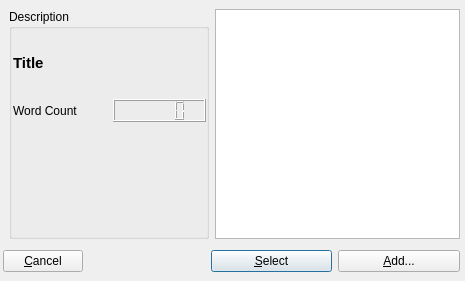
<?xml version="1.0" encoding="UTF-8"?>
<ui version="4.0">
 <class>BookManager</class>
 <widget class="QDialog" name="BookManager">
  <property name="geometry">
   <rect>
    <x>0</x>
    <y>0</y>
    <width>465</width>
    <height>281</height>
   </rect>
  </property>
  <property name="windowTitle">
   <string>Books - SpeechControl</string>
  </property>
  <property name="modal">
   <bool>true</bool>
  </property>
  <widget class="QWidget" name="gridLayoutWidget">
   <property name="geometry">
    <rect>
     <x>3</x>
     <y>4</y>
     <width>457</width>
     <height>273</height>
    </rect>
   </property>
   <layout class="QGridLayout" name="gridLayout">
    <item row="0" column="2">
     <widget class="QListWidget" name="lstBooks">
      <property name="maximumSize">
       <size>
        <width>16777215</width>
        <height>230</height>
       </size>
      </property>
     </widget>
    </item>
    <item row="0" column="1">
     <widget class="QGroupBox" name="groupBox">
      <property name="minimumSize">
       <size>
        <width>200</width>
        <height>0</height>
       </size>
      </property>
      <property name="title">
       <string>Description</string>
      </property>
      <widget class="QWidget" name="formLayoutWidget">
       <property name="geometry">
        <rect>
         <x>4</x>
         <y>24</y>
         <width>193</width>
         <height>213</height>
        </rect>
       </property>
       <layout class="QGridLayout" name="gridLayout_2">
        <item row="1" column="0">
         <widget class="QLabel" name="label">
          <property name="text">
           <string>Word Count</string>
          </property>
         </widget>
        </item>
        <item row="1" column="1">
         <widget class="QLCDNumber" name="lcdWordCount"/>
        </item>
        <item row="0" column="0" colspan="2">
         <widget class="QLabel" name="lblTitle">
          <property name="minimumSize">
           <size>
            <width>0</width>
            <height>60</height>
           </size>
          </property>
          <property name="font">
           <font>
            <pointsize>11</pointsize>
            <weight>75</weight>
            <bold>true</bold>
           </font>
          </property>
          <property name="text">
           <string>Title</string>
          </property>
          <property name="scaledContents">
           <bool>true</bool>
          </property>
          <property name="wordWrap">
           <bool>true</bool>
          </property>
         </widget>
        </item>
        <item row="2" column="1">
         <spacer name="verticalSpacer">
          <property name="orientation">
           <enum>Qt::Vertical</enum>
          </property>
          <property name="sizeHint" stdset="0">
           <size>
            <width>20</width>
            <height>40</height>
           </size>
          </property>
         </spacer>
        </item>
       </layout>
      </widget>
     </widget>
    </item>
    <item row="1" column="0" colspan="3">
     <layout class="QHBoxLayout" name="horizontalLayout">
      <property name="sizeConstraint">
       <enum>QLayout::SetMaximumSize</enum>
      </property>
      <item>
       <widget class="QPushButton" name="btnCancel">
        <property name="sizePolicy">
         <sizepolicy hsizetype="Preferred" vsizetype="Maximum">
          <horstretch>0</horstretch>
          <verstretch>0</verstretch>
         </sizepolicy>
        </property>
        <property name="text">
         <string>&amp;Cancel</string>
        </property>
       </widget>
      </item>
      <item>
       <spacer name="horizontalSpacer">
        <property name="orientation">
         <enum>Qt::Horizontal</enum>
        </property>
        <property name="sizeType">
         <enum>QSizePolicy::Expanding</enum>
        </property>
        <property name="sizeHint" stdset="0">
         <size>
          <width>40</width>
          <height>20</height>
         </size>
        </property>
       </spacer>
      </item>
      <item>
       <widget class="QPushButton" name="btnSelect">
        <property name="sizePolicy">
         <sizepolicy hsizetype="MinimumExpanding" vsizetype="Maximum">
          <horstretch>0</horstretch>
          <verstretch>0</verstretch>
         </sizepolicy>
        </property>
        <property name="text">
         <string>&amp;Select</string>
        </property>
        <property name="autoDefault">
         <bool>false</bool>
        </property>
        <property name="default">
         <bool>true</bool>
        </property>
       </widget>
      </item>
      <item>
       <widget class="QPushButton" name="btnAdd">
        <property name="sizePolicy">
         <sizepolicy hsizetype="MinimumExpanding" vsizetype="Maximum">
          <horstretch>0</horstretch>
          <verstretch>0</verstretch>
         </sizepolicy>
        </property>
        <property name="text">
         <string>&amp;Add...</string>
        </property>
       </widget>
      </item>
     </layout>
    </item>
   </layout>
  </widget>
 </widget>
 <resources/>
 <connections/>
</ui>
